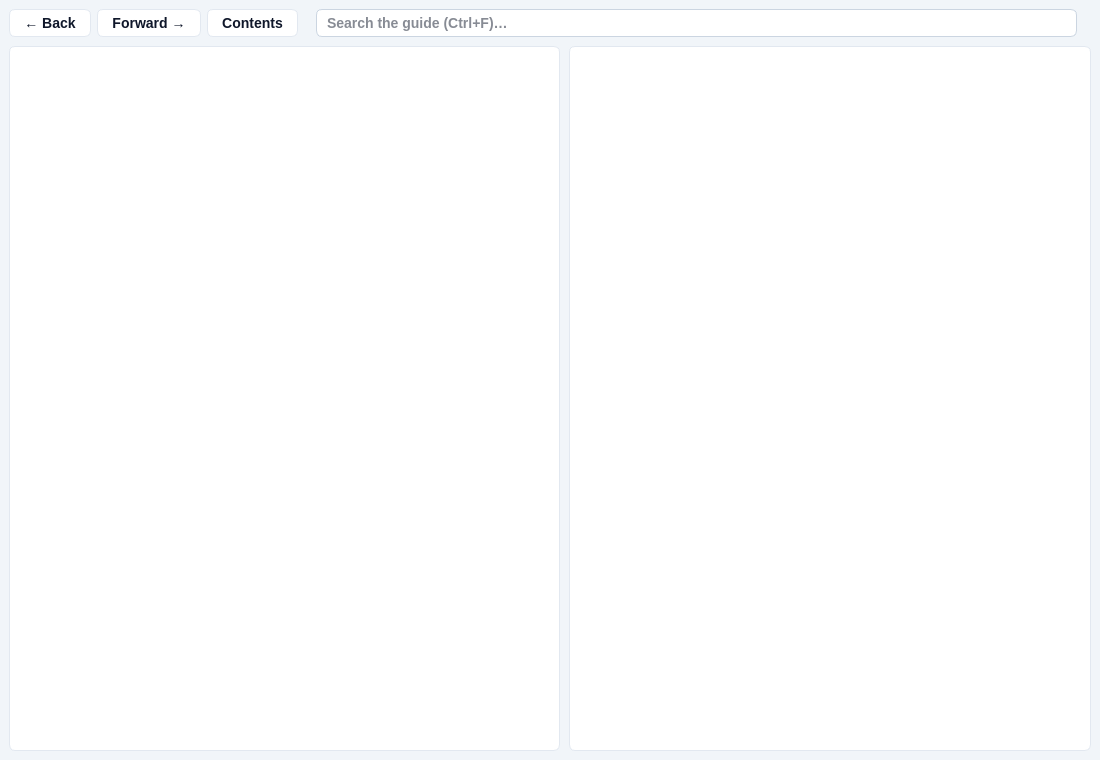
<?xml version="1.0" encoding="UTF-8"?>
<ui version="4.0">
 <class>HelpWidget</class>
 <widget class="QWidget" name="HelpWidget">
  <property name="geometry">
   <rect>
    <x>0</x>
    <y>0</y>
    <width>1100</width>
    <height>760</height>
   </rect>
  </property>
  <property name="windowTitle">
   <string>OpenDEP View - User Guide</string>
  </property>
  <property name="styleSheet">
   <string notr="true">QWidget#HelpWidget {
	background: #F1F5F9;
}

QFrame#qt_frame_help_card, QFrame#qt_frame_help_contents {
	background: #FFFFFF;
	border: 1px solid #E2E8F0; /* slate/200 */
	border-radius: 6px;
}

QFrame#qt_frame_help_toolbar {
	background: transparent;
	border: none;
}

QLabel {
	border: none;
	background: transparent;
	color: #64748B;  /* slate/500 */
	font-family: 'Segoe UI', sans-serif;
	font-weight: 400;
	font-size: 13px;
}

QLineEdit {
    background: #FFFFFF;  /* Default background */
    border: 1px solid #CBD5E1;  /* Default border */
    border-radius: 6px;  /* Rounded corners */
    color: #0F172A;  /* Text color */
    font-family: 'Segoe UI', sans-serif;  /* Font family */
    font-weight: 500;  /* Font weight */
    font-size: 14px;  /* Font size */
    padding: 4px 8px;  /* Padding */
}

/* Outline buttons */
QPushButton {
    background: #FFFFFF;  /* Default background */
    border: 1px solid #E2E8F0;  /* Default border */
    border-radius: 6px;  /* Rounded corners */
    font-family: 'Segoe UI', sans-serif;
    font-weight: 500;  /* Font weight */
    font-size: 14px;  /* Font size */
    color: #0F172A;  /* Text color */
    padding: 5px 14px;  /* Padding */
}

QPushButton:hover {
    background: #F1F5F9;  /* Hover background */
}

QPushButton:pressed {
    background: #DEE8F2;  /* Pressed background */
}

QPushButton:disabled {
    color: #CBD5E1;
}

/* Contents */
QTreeWidget {
	background: transparent;
	border: none;
	color: #0F172A;
	font-family: 'Segoe UI', sans-serif;
	font-size: 14px;
	outline: 0;
}

QTreeWidget::item {
	padding: 4px 2px;
	border-radius: 4px;
}

QTreeWidget::item:hover {
	background: #F1F5F9;  /* slate/100 */
}

QTreeWidget::item:selected {
	background: #DEE8F2;
	color: #0F172A;
}

/* Page */
QTextBrowser {
	background: #FFFFFF;
	border: 1px solid #E2E8F0;
	border-radius: 6px;
	color: #0F172A;
	font-family: 'Segoe UI', sans-serif;
	font-size: 14px;
	padding: 8px 14px;
}

QSplitter::handle {
	background: transparent;
}

/* Slim scroll bars as in the plot lists of the main window */
QScrollBar:vertical {
	background: transparent;
	width: 10px;
	margin: 0px 0px 0px 2px;
	border: none;
}

QScrollBar:horizontal {
	background: transparent;
	height: 10px;
	margin: 2px 0px 0px 0px;
	border: none;
}

QScrollBar::handle:vertical, QScrollBar::handle:horizontal {
	background: #CBD5E1;  /* slate/300 */
	border-radius: 4px;
	min-height: 32px;
	min-width: 32px;
}

QScrollBar::handle:vertical:hover, QScrollBar::handle:horizontal:hover {
	background: #94A3B8;  /* slate/400 */
}

QScrollBar::handle:vertical:pressed, QScrollBar::handle:horizontal:pressed {
	background: #64748B;  /* slate/500 */
}

QScrollBar::add-line, QScrollBar::sub-line {
	width: 0px;
	height: 0px;
	border: none;
	background: none;
}

QScrollBar::add-page, QScrollBar::sub-page {
	background: none;
}</string>
  </property>
  <layout class="QVBoxLayout" name="verticalLayout" stretch="0,1">
   <property name="spacing">
    <number>9</number>
   </property>
   <property name="leftMargin">
    <number>9</number>
   </property>
   <property name="topMargin">
    <number>9</number>
   </property>
   <property name="rightMargin">
    <number>9</number>
   </property>
   <property name="bottomMargin">
    <number>9</number>
   </property>
   <item>
    <widget class="QFrame" name="qt_frame_help_toolbar">
     <layout class="QHBoxLayout" name="horizontalLayout_toolbar">
      <property name="spacing">
       <number>6</number>
      </property>
      <property name="leftMargin">
       <number>0</number>
      </property>
      <property name="topMargin">
       <number>0</number>
      </property>
      <property name="rightMargin">
       <number>0</number>
      </property>
      <property name="bottomMargin">
       <number>0</number>
      </property>
      <item>
       <widget class="QPushButton" name="qt_button_help_back">
        <property name="toolTip">
         <string>Previous page (Alt+Left)</string>
        </property>
        <property name="text">
         <string>← Back</string>
        </property>
       </widget>
      </item>
      <item>
       <widget class="QPushButton" name="qt_button_help_forward">
        <property name="toolTip">
         <string>Next page (Alt+Right)</string>
        </property>
        <property name="text">
         <string>Forward →</string>
        </property>
       </widget>
      </item>
      <item>
       <widget class="QPushButton" name="qt_button_help_home">
        <property name="toolTip">
         <string>The overview page of the guide</string>
        </property>
        <property name="text">
         <string>Contents</string>
        </property>
       </widget>
      </item>
      <item>
       <spacer name="horizontalSpacer_toolbar">
        <property name="orientation">
         <enum>Qt::Horizontal</enum>
        </property>
        <property name="sizeType">
         <enum>QSizePolicy::Fixed</enum>
        </property>
        <property name="sizeHint" stdset="0">
         <size>
          <width>12</width>
          <height>20</height>
         </size>
        </property>
       </spacer>
      </item>
      <item>
       <widget class="QLineEdit" name="qt_entry_help_search">
        <property name="placeholderText">
         <string>Search the guide (Ctrl+F)…</string>
        </property>
        <property name="clearButtonEnabled">
         <bool>true</bool>
        </property>
       </widget>
      </item>
      <item>
       <widget class="QLabel" name="qt_label_help_matches">
        <property name="text">
         <string/>
        </property>
       </widget>
      </item>
     </layout>
    </widget>
   </item>
   <item>
    <widget class="QSplitter" name="qt_splitter_help">
     <property name="orientation">
      <enum>Qt::Horizontal</enum>
     </property>
     <property name="handleWidth">
      <number>9</number>
     </property>
     <property name="childrenCollapsible">
      <bool>false</bool>
     </property>
     <widget class="QFrame" name="qt_frame_help_contents">
      <property name="minimumSize">
       <size>
        <width>230</width>
        <height>0</height>
       </size>
      </property>
      <layout class="QVBoxLayout" name="verticalLayout_contents">
       <property name="leftMargin">
        <number>6</number>
       </property>
       <property name="topMargin">
        <number>6</number>
       </property>
       <property name="rightMargin">
        <number>6</number>
       </property>
       <property name="bottomMargin">
        <number>6</number>
       </property>
       <item>
        <widget class="QTreeWidget" name="qt_tree_help_contents">
         <attribute name="headerVisible">
          <bool>false</bool>
         </attribute>
         <column>
          <property name="text">
           <string notr="true">1</string>
          </property>
         </column>
        </widget>
       </item>
      </layout>
     </widget>
     <widget class="QTextBrowser" name="qt_browser_help">
      <property name="openLinks">
       <bool>false</bool>
      </property>
     </widget>
    </widget>
   </item>
  </layout>
 </widget>
 <resources/>
 <connections/>
</ui>
